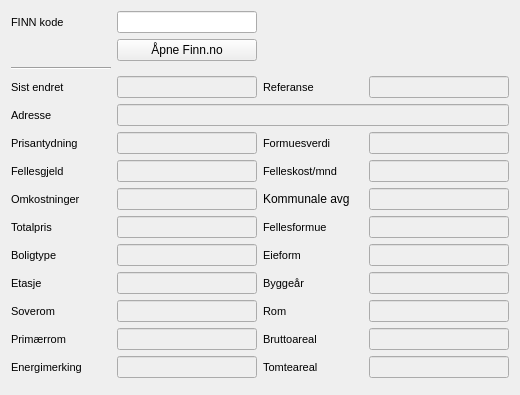
          <widget class="QWidget" name="tab_annonse_3">
           <property name="autoFillBackground">
            <bool>true</bool>
           </property>
           <attribute name="title">
            <string>Annonse 3</string>
           </attribute>
           <layout class="QGridLayout" name="gridLayout_10">
            <item row="14" column="0">
             <widget class="QFrame" name="frame_annonse_white_space_3">
              <property name="frameShape">
               <enum>QFrame::StyledPanel</enum>
              </property>
              <property name="frameShadow">
               <enum>QFrame::Raised</enum>
              </property>
             </widget>
            </item>
            <item row="7" column="3">
             <widget class="QLineEdit" name="line_edit_kommunaleavg_3">
              <property name="enabled">
               <bool>false</bool>
              </property>
             </widget>
            </item>
            <item row="8" column="3">
             <widget class="QLineEdit" name="line_edit_fellesformue_3">
              <property name="enabled">
               <bool>false</bool>
              </property>
              <property name="font">
               <font>
                <pointsize>8</pointsize>
               </font>
              </property>
              <property name="alignment">
               <set>Qt::AlignLeading|Qt::AlignLeft|Qt::AlignVCenter</set>
              </property>
              <property name="readOnly">
               <bool>true</bool>
              </property>
             </widget>
            </item>
            <item row="5" column="2">
             <widget class="QLabel" name="label_formuesverdi_3">
              <property name="font">
               <font>
                <pointsize>8</pointsize>
               </font>
              </property>
              <property name="text">
               <string>Formuesverdi</string>
              </property>
              <property name="buddy">
               <cstring>line_edit_formuesverdi_3</cstring>
              </property>
             </widget>
            </item>
            <item row="8" column="0">
             <widget class="QLabel" name="label_totalpris_3">
              <property name="font">
               <font>
                <pointsize>8</pointsize>
               </font>
              </property>
              <property name="text">
               <string>Totalpris</string>
              </property>
              <property name="buddy">
               <cstring>line_edit_totalpris_3</cstring>
              </property>
             </widget>
            </item>
            <item row="3" column="3">
             <widget class="QLineEdit" name="line_edit_referanse_3">
              <property name="enabled">
               <bool>false</bool>
              </property>
              <property name="minimumSize">
               <size>
                <width>140</width>
                <height>0</height>
               </size>
              </property>
              <property name="font">
               <font>
                <pointsize>8</pointsize>
               </font>
              </property>
              <property name="alignment">
               <set>Qt::AlignLeading|Qt::AlignLeft|Qt::AlignVCenter</set>
              </property>
              <property name="readOnly">
               <bool>false</bool>
              </property>
             </widget>
            </item>
            <item row="4" column="0">
             <widget class="QLabel" name="label_finn_adresse_3">
              <property name="font">
               <font>
                <pointsize>8</pointsize>
               </font>
              </property>
              <property name="text">
               <string>Adresse</string>
              </property>
              <property name="buddy">
               <cstring>line_edit_finn_adresse_3</cstring>
              </property>
             </widget>
            </item>
            <item row="0" column="0">
             <widget class="QLabel" name="label_finn_kode_3">
              <property name="minimumSize">
               <size>
                <width>100</width>
                <height>0</height>
               </size>
              </property>
              <property name="font">
               <font>
                <pointsize>8</pointsize>
               </font>
              </property>
              <property name="text">
               <string>FINN kode            </string>
              </property>
              <property name="buddy">
               <cstring>line_edit_finn_kode_3</cstring>
              </property>
             </widget>
            </item>
            <item row="3" column="0">
             <widget class="QLabel" name="label_sist_endret_3">
              <property name="font">
               <font>
                <pointsize>8</pointsize>
               </font>
              </property>
              <property name="text">
               <string>Sist endret</string>
              </property>
              <property name="buddy">
               <cstring>line_edit_sistendret_3</cstring>
              </property>
             </widget>
            </item>
            <item row="5" column="3">
             <widget class="QLineEdit" name="line_edit_formuesverdi_3">
              <property name="enabled">
               <bool>false</bool>
              </property>
              <property name="font">
               <font>
                <pointsize>8</pointsize>
               </font>
              </property>
              <property name="text">
               <string/>
              </property>
              <property name="alignment">
               <set>Qt::AlignLeading|Qt::AlignLeft|Qt::AlignVCenter</set>
              </property>
             </widget>
            </item>
            <item row="5" column="0">
             <widget class="QLabel" name="label_prisantydning_3">
              <property name="font">
               <font>
                <pointsize>8</pointsize>
               </font>
              </property>
              <property name="text">
               <string>Prisantydning</string>
              </property>
              <property name="buddy">
               <cstring>line_edit_prisantydning_3</cstring>
              </property>
             </widget>
            </item>
            <item row="8" column="2">
             <widget class="QLabel" name="label_fellesformue_3">
              <property name="font">
               <font>
                <pointsize>8</pointsize>
               </font>
              </property>
              <property name="text">
               <string>Fellesformue</string>
              </property>
              <property name="buddy">
               <cstring>line_edit_fellesformue_3</cstring>
              </property>
             </widget>
            </item>
            <item row="6" column="2">
             <widget class="QLabel" name="label_felleskost_mnd_3">
              <property name="font">
               <font>
                <pointsize>8</pointsize>
               </font>
              </property>
              <property name="text">
               <string>Felleskost/mnd</string>
              </property>
              <property name="buddy">
               <cstring>line_edit_felleskostmnd_3</cstring>
              </property>
             </widget>
            </item>
            <item row="3" column="1">
             <widget class="QLineEdit" name="line_edit_sistendret_3">
              <property name="enabled">
               <bool>false</bool>
              </property>
              <property name="font">
               <font>
                <pointsize>8</pointsize>
               </font>
              </property>
              <property name="alignment">
               <set>Qt::AlignLeading|Qt::AlignLeft|Qt::AlignVCenter</set>
              </property>
              <property name="readOnly">
               <bool>false</bool>
              </property>
             </widget>
            </item>
            <item row="7" column="0">
             <widget class="QLabel" name="label_omkostninger_3">
              <property name="font">
               <font>
                <pointsize>8</pointsize>
               </font>
              </property>
              <property name="text">
               <string>Omkostninger</string>
              </property>
              <property name="buddy">
               <cstring>line_edit_omkostninger_3</cstring>
              </property>
             </widget>
            </item>
            <item row="6" column="1">
             <widget class="QLineEdit" name="line_edit_fellesgjeld_3">
              <property name="enabled">
               <bool>false</bool>
              </property>
              <property name="font">
               <font>
                <pointsize>8</pointsize>
               </font>
              </property>
              <property name="alignment">
               <set>Qt::AlignLeading|Qt::AlignLeft|Qt::AlignVCenter</set>
              </property>
             </widget>
            </item>
            <item row="7" column="1">
             <widget class="QLineEdit" name="line_edit_omkostninger_3">
              <property name="enabled">
               <bool>false</bool>
              </property>
              <property name="font">
               <font>
                <pointsize>8</pointsize>
               </font>
              </property>
              <property name="alignment">
               <set>Qt::AlignLeading|Qt::AlignLeft|Qt::AlignVCenter</set>
              </property>
             </widget>
            </item>
            <item row="6" column="3">
             <widget class="QLineEdit" name="line_edit_felleskostmnd_3">
              <property name="enabled">
               <bool>false</bool>
              </property>
              <property name="font">
               <font>
                <pointsize>8</pointsize>
               </font>
              </property>
              <property name="alignment">
               <set>Qt::AlignLeading|Qt::AlignLeft|Qt::AlignVCenter</set>
              </property>
              <property name="readOnly">
               <bool>true</bool>
              </property>
             </widget>
            </item>
            <item row="7" column="2">
             <widget class="QLabel" name="label_kommunale_avg_3">
              <property name="text">
               <string>Kommunale avg</string>
              </property>
              <property name="buddy">
               <cstring>line_edit_kommunaleavg_3</cstring>
              </property>
             </widget>
            </item>
            <item row="11" column="2">
             <widget class="QLabel" name="label_rom_3">
              <property name="font">
               <font>
                <pointsize>8</pointsize>
               </font>
              </property>
              <property name="text">
               <string>Rom</string>
              </property>
              <property name="buddy">
               <cstring>line_edit_rom_3</cstring>
              </property>
             </widget>
            </item>
            <item row="13" column="3">
             <widget class="QLineEdit" name="line_edit_tomteareal_3">
              <property name="enabled">
               <bool>false</bool>
              </property>
              <property name="font">
               <font>
                <pointsize>8</pointsize>
               </font>
              </property>
              <property name="text">
               <string/>
              </property>
              <property name="alignment">
               <set>Qt::AlignLeading|Qt::AlignLeft|Qt::AlignVCenter</set>
              </property>
              <property name="readOnly">
               <bool>false</bool>
              </property>
             </widget>
            </item>
            <item row="11" column="0">
             <widget class="QLabel" name="label_soverom_3">
              <property name="font">
               <font>
                <pointsize>8</pointsize>
               </font>
              </property>
              <property name="text">
               <string>Soverom</string>
              </property>
              <property name="buddy">
               <cstring>line_edit_soverom_3</cstring>
              </property>
             </widget>
            </item>
            <item row="10" column="0">
             <widget class="QLabel" name="label_etasje_3">
              <property name="font">
               <font>
                <pointsize>8</pointsize>
               </font>
              </property>
              <property name="text">
               <string>Etasje</string>
              </property>
              <property name="buddy">
               <cstring>line_edit_etasje_3</cstring>
              </property>
             </widget>
            </item>
            <item row="3" column="2">
             <widget class="QLabel" name="label_referanse_3">
              <property name="minimumSize">
               <size>
                <width>100</width>
                <height>0</height>
               </size>
              </property>
              <property name="font">
               <font>
                <pointsize>8</pointsize>
               </font>
              </property>
              <property name="text">
               <string>Referanse</string>
              </property>
              <property name="buddy">
               <cstring>line_edit_referanse_3</cstring>
              </property>
             </widget>
            </item>
            <item row="4" column="1" colspan="3">
             <widget class="QLineEdit" name="line_edit_finn_adresse_3">
              <property name="enabled">
               <bool>false</bool>
              </property>
              <property name="font">
               <font>
                <pointsize>8</pointsize>
               </font>
              </property>
              <property name="alignment">
               <set>Qt::AlignLeading|Qt::AlignLeft|Qt::AlignVCenter</set>
              </property>
             </widget>
            </item>
            <item row="12" column="3">
             <widget class="QLineEdit" name="line_edit_bruttoareal_3">
              <property name="enabled">
               <bool>false</bool>
              </property>
              <property name="font">
               <font>
                <pointsize>8</pointsize>
               </font>
              </property>
              <property name="alignment">
               <set>Qt::AlignLeading|Qt::AlignLeft|Qt::AlignVCenter</set>
              </property>
              <property name="readOnly">
               <bool>false</bool>
              </property>
             </widget>
            </item>
            <item row="5" column="1">
             <widget class="QLineEdit" name="line_edit_prisantydning_3">
              <property name="enabled">
               <bool>false</bool>
              </property>
              <property name="font">
               <font>
                <pointsize>8</pointsize>
               </font>
              </property>
              <property name="alignment">
               <set>Qt::AlignLeading|Qt::AlignLeft|Qt::AlignVCenter</set>
              </property>
             </widget>
            </item>
            <item row="12" column="2">
             <widget class="QLabel" name="label_bruttoareal_3">
              <property name="font">
               <font>
                <pointsize>8</pointsize>
               </font>
              </property>
              <property name="text">
               <string>Bruttoareal</string>
              </property>
              <property name="buddy">
               <cstring>line_edit_bruttoareal_3</cstring>
              </property>
             </widget>
            </item>
            <item row="13" column="0">
             <widget class="QLabel" name="label_energimerking_3">
              <property name="font">
               <font>
                <pointsize>8</pointsize>
               </font>
              </property>
              <property name="text">
               <string>Energimerking</string>
              </property>
              <property name="buddy">
               <cstring>line_edit_energimerking_3</cstring>
              </property>
             </widget>
            </item>
            <item row="6" column="0">
             <widget class="QLabel" name="label_fellesgjeld_3">
              <property name="font">
               <font>
                <pointsize>8</pointsize>
               </font>
              </property>
              <property name="text">
               <string>Fellesgjeld</string>
              </property>
              <property name="buddy">
               <cstring>line_edit_fellesgjeld_3</cstring>
              </property>
             </widget>
            </item>
            <item row="9" column="0">
             <widget class="QLabel" name="label_boligtype_3">
              <property name="font">
               <font>
                <pointsize>8</pointsize>
               </font>
              </property>
              <property name="text">
               <string>Boligtype</string>
              </property>
              <property name="buddy">
               <cstring>line_edit_boligtype_3</cstring>
              </property>
             </widget>
            </item>
            <item row="9" column="3">
             <widget class="QLineEdit" name="line_edit_eieform_3">
              <property name="enabled">
               <bool>false</bool>
              </property>
              <property name="font">
               <font>
                <pointsize>8</pointsize>
               </font>
              </property>
              <property name="alignment">
               <set>Qt::AlignLeading|Qt::AlignLeft|Qt::AlignVCenter</set>
              </property>
              <property name="readOnly">
               <bool>false</bool>
              </property>
             </widget>
            </item>
            <item row="10" column="3">
             <widget class="QLineEdit" name="line_edit_bygger_3">
              <property name="enabled">
               <bool>false</bool>
              </property>
              <property name="font">
               <font>
                <pointsize>8</pointsize>
               </font>
              </property>
              <property name="alignment">
               <set>Qt::AlignLeading|Qt::AlignLeft|Qt::AlignVCenter</set>
              </property>
              <property name="readOnly">
               <bool>false</bool>
              </property>
             </widget>
            </item>
            <item row="9" column="1">
             <widget class="QLineEdit" name="line_edit_boligtype_3">
              <property name="enabled">
               <bool>false</bool>
              </property>
              <property name="font">
               <font>
                <pointsize>8</pointsize>
               </font>
              </property>
              <property name="alignment">
               <set>Qt::AlignLeading|Qt::AlignLeft|Qt::AlignVCenter</set>
              </property>
              <property name="readOnly">
               <bool>false</bool>
              </property>
             </widget>
            </item>
            <item row="9" column="2">
             <widget class="QLabel" name="label_eieform_3">
              <property name="font">
               <font>
                <pointsize>8</pointsize>
               </font>
              </property>
              <property name="text">
               <string>Eieform</string>
              </property>
              <property name="buddy">
               <cstring>line_edit_eieform_3</cstring>
              </property>
             </widget>
            </item>
            <item row="11" column="1">
             <widget class="QLineEdit" name="line_edit_soverom_3">
              <property name="enabled">
               <bool>false</bool>
              </property>
              <property name="font">
               <font>
                <pointsize>8</pointsize>
               </font>
              </property>
              <property name="alignment">
               <set>Qt::AlignLeading|Qt::AlignLeft|Qt::AlignVCenter</set>
              </property>
              <property name="readOnly">
               <bool>false</bool>
              </property>
             </widget>
            </item>
            <item row="12" column="1">
             <widget class="QLineEdit" name="line_edit_primrrom_3">
              <property name="enabled">
               <bool>false</bool>
              </property>
              <property name="font">
               <font>
                <pointsize>8</pointsize>
               </font>
              </property>
              <property name="alignment">
               <set>Qt::AlignLeading|Qt::AlignLeft|Qt::AlignVCenter</set>
              </property>
              <property name="readOnly">
               <bool>false</bool>
              </property>
             </widget>
            </item>
            <item row="0" column="1">
             <widget class="QLineEdit" name="line_edit_finn_kode_3">
              <property name="minimumSize">
               <size>
                <width>140</width>
                <height>0</height>
               </size>
              </property>
              <property name="font">
               <font>
                <pointsize>8</pointsize>
               </font>
              </property>
              <property name="alignment">
               <set>Qt::AlignLeading|Qt::AlignLeft|Qt::AlignVCenter</set>
              </property>
              <property name="readOnly">
               <bool>false</bool>
              </property>
              <property name="clearButtonEnabled">
               <bool>true</bool>
              </property>
             </widget>
            </item>
            <item row="13" column="1">
             <widget class="QLineEdit" name="line_edit_energimerking_3">
              <property name="enabled">
               <bool>false</bool>
              </property>
              <property name="font">
               <font>
                <pointsize>8</pointsize>
               </font>
              </property>
              <property name="text">
               <string/>
              </property>
              <property name="alignment">
               <set>Qt::AlignLeading|Qt::AlignLeft|Qt::AlignVCenter</set>
              </property>
              <property name="readOnly">
               <bool>false</bool>
              </property>
             </widget>
            </item>
            <item row="13" column="2">
             <widget class="QLabel" name="label_tomteareal_3">
              <property name="font">
               <font>
                <pointsize>8</pointsize>
               </font>
              </property>
              <property name="text">
               <string>Tomteareal</string>
              </property>
              <property name="buddy">
               <cstring>line_edit_tomteareal_3</cstring>
              </property>
             </widget>
            </item>
            <item row="12" column="0">
             <widget class="QLabel" name="label_primarrom_3">
              <property name="font">
               <font>
                <pointsize>8</pointsize>
               </font>
              </property>
              <property name="text">
               <string>Primærrom</string>
              </property>
              <property name="buddy">
               <cstring>line_edit_primrrom_3</cstring>
              </property>
             </widget>
            </item>
            <item row="2" column="0">
             <widget class="Line" name="line_annonse_3">
              <property name="orientation">
               <enum>Qt::Horizontal</enum>
              </property>
             </widget>
            </item>
            <item row="8" column="1">
             <widget class="QLineEdit" name="line_edit_totalpris_3">
              <property name="enabled">
               <bool>false</bool>
              </property>
              <property name="font">
               <font>
                <pointsize>8</pointsize>
               </font>
              </property>
              <property name="alignment">
               <set>Qt::AlignLeading|Qt::AlignLeft|Qt::AlignVCenter</set>
              </property>
             </widget>
            </item>
            <item row="10" column="1">
             <widget class="QLineEdit" name="line_edit_etasje_3">
              <property name="enabled">
               <bool>false</bool>
              </property>
              <property name="font">
               <font>
                <pointsize>8</pointsize>
               </font>
              </property>
              <property name="alignment">
               <set>Qt::AlignLeading|Qt::AlignLeft|Qt::AlignVCenter</set>
              </property>
              <property name="readOnly">
               <bool>false</bool>
              </property>
             </widget>
            </item>
            <item row="10" column="2">
             <widget class="QLabel" name="label_byggear_3">
              <property name="font">
               <font>
                <pointsize>8</pointsize>
               </font>
              </property>
              <property name="text">
               <string>Byggeår</string>
              </property>
              <property name="buddy">
               <cstring>line_edit_bygger_3</cstring>
              </property>
             </widget>
            </item>
            <item row="11" column="3">
             <widget class="QLineEdit" name="line_edit_rom_3">
              <property name="enabled">
               <bool>false</bool>
              </property>
              <property name="font">
               <font>
                <pointsize>8</pointsize>
               </font>
              </property>
              <property name="alignment">
               <set>Qt::AlignLeading|Qt::AlignLeft|Qt::AlignVCenter</set>
              </property>
              <property name="readOnly">
               <bool>false</bool>
              </property>
             </widget>
            </item>
            <item row="1" column="1">
             <widget class="QPushButton" name="push_button_finn_3">
              <property name="text">
               <string>Åpne Finn.no</string>
              </property>
             </widget>
            </item>
           </layout>
          </widget>
